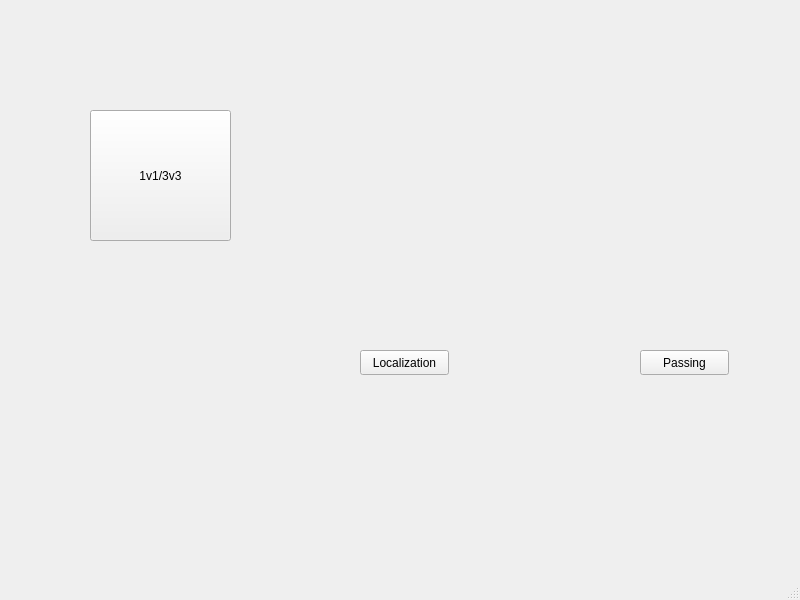
<?xml version="1.0" encoding="UTF-8"?>
<ui version="4.0">
 <class>MainWindow</class>
 <widget class="QMainWindow" name="MainWindow">
  <property name="geometry">
   <rect>
    <x>0</x>
    <y>0</y>
    <width>800</width>
    <height>600</height>
   </rect>
  </property>
  <property name="windowTitle">
   <string>MainWindow</string>
  </property>
  <widget class="QWidget" name="centralwidget">
   <widget class="QPushButton" name="soccer">
    <property name="geometry">
     <rect>
      <x>90</x>
      <y>110</y>
      <width>141</width>
      <height>131</height>
     </rect>
    </property>
    <property name="text">
     <string>1v1/3v3</string>
    </property>
   </widget>
   <widget class="QPushButton" name="pushButton_3">
    <property name="geometry">
     <rect>
      <x>360</x>
      <y>350</y>
      <width>89</width>
      <height>25</height>
     </rect>
    </property>
    <property name="text">
     <string>Localization</string>
    </property>
   </widget>
   <widget class="QPushButton" name="pushButton_4">
    <property name="geometry">
     <rect>
      <x>640</x>
      <y>350</y>
      <width>89</width>
      <height>25</height>
     </rect>
    </property>
    <property name="text">
     <string>Passing</string>
    </property>
   </widget>
  </widget>
  <widget class="QMenuBar" name="menubar">
   <property name="geometry">
    <rect>
     <x>0</x>
     <y>0</y>
     <width>800</width>
     <height>28</height>
    </rect>
   </property>
  </widget>
  <widget class="QStatusBar" name="statusbar"/>
 </widget>
 <resources/>
 <connections/>
</ui>
